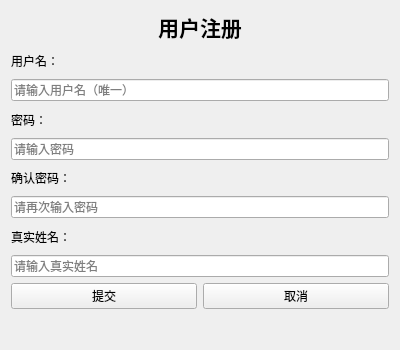
<?xml version="1.0" encoding="UTF-8"?>
<ui version="4.0">
 <class>Register</class>
 <widget class="QWidget" name="Register">
  <property name="geometry">
   <rect>
    <x>0</x>
    <y>0</y>
    <width>400</width>
    <height>350</height>
   </rect>
  </property>
  <property name="windowTitle">
   <string>用户注册</string>
  </property>
  <layout class="QVBoxLayout" name="verticalLayout">
   <item>
    <widget class="QLabel" name="label_title">
     <property name="font">
      <font>
       <pointsize>16</pointsize>
       <bold>true</bold>
      </font>
     </property>
     <property name="text">
      <string>用户注册</string>
     </property>
     <property name="alignment">
      <set>Qt::AlignCenter</set>
     </property>
    </widget>
   </item>
   <item>
    <widget class="QLabel" name="label_username">
     <property name="text">
      <string>用户名：</string>
     </property>
    </widget>
   </item>
   <item>
    <widget class="QLineEdit" name="lineEdit_username">
     <property name="placeholderText">
      <string>请输入用户名（唯一）</string>
     </property>
    </widget>
   </item>
   <item>
    <widget class="QLabel" name="label_password">
     <property name="text">
      <string>密码：</string>
     </property>
    </widget>
   </item>
   <item>
    <widget class="QLineEdit" name="lineEdit_password">
     <property name="echoMode">
      <enum>QLineEdit::Password</enum>
     </property>
     <property name="placeholderText">
      <string>请输入密码</string>
     </property>
    </widget>
   </item>
   <item>
    <widget class="QLabel" name="label_confirm">
     <property name="text">
      <string>确认密码：</string>
     </property>
    </widget>
   </item>
   <item>
    <widget class="QLineEdit" name="lineEdit_confirm">
     <property name="echoMode">
      <enum>QLineEdit::Password</enum>
     </property>
     <property name="placeholderText">
      <string>请再次输入密码</string>
     </property>
    </widget>
   </item>
   <item>
    <widget class="QLabel" name="label_name">
     <property name="text">
      <string>真实姓名：</string>
     </property>
    </widget>
   </item>
   <item>
    <widget class="QLineEdit" name="lineEdit_name">
     <property name="placeholderText">
      <string>请输入真实姓名</string>
     </property>
    </widget>
   </item>
   <item>
    <layout class="QHBoxLayout" name="horizontalLayout">
     <item>
      <widget class="QPushButton" name="pushButton_submit">
       <property name="text">
        <string>提交</string>
       </property>
      </widget>
     </item>
     <item>
      <widget class="QPushButton" name="pushButton_cancel">
       <property name="text">
        <string>取消</string>
       </property>
      </widget>
     </item>
    </layout>
   </item>
   <item>
    <widget class="QLabel" name="label_error">
     <property name="styleSheet">
      <string>color: red;</string>
     </property>
     <property name="alignment">
      <set>Qt::AlignCenter</set>
     </property>
    </widget>
   </item>
  </layout>
 </widget>
 <resources/>
 <connections/>
</ui>
